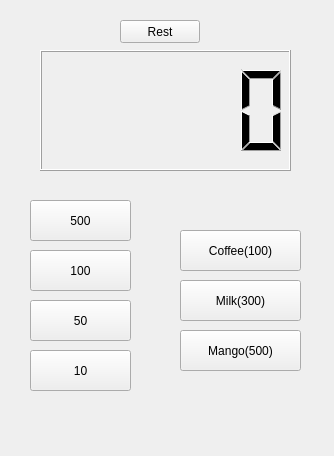
<?xml version="1.0" encoding="UTF-8"?>
<ui version="4.0">
 <class>Widget</class>
 <widget class="QWidget" name="Widget">
  <property name="geometry">
   <rect>
    <x>0</x>
    <y>0</y>
    <width>334</width>
    <height>456</height>
   </rect>
  </property>
  <property name="windowTitle">
   <string>Widget</string>
  </property>
  <widget class="QLCDNumber" name="lcdNumber">
   <property name="geometry">
    <rect>
     <x>40</x>
     <y>50</y>
     <width>251</width>
     <height>121</height>
    </rect>
   </property>
  </widget>
  <widget class="QPushButton" name="pb500">
   <property name="geometry">
    <rect>
     <x>30</x>
     <y>200</y>
     <width>101</width>
     <height>41</height>
    </rect>
   </property>
   <property name="text">
    <string>500</string>
   </property>
  </widget>
  <widget class="QPushButton" name="pb100">
   <property name="geometry">
    <rect>
     <x>30</x>
     <y>250</y>
     <width>101</width>
     <height>41</height>
    </rect>
   </property>
   <property name="text">
    <string>100</string>
   </property>
  </widget>
  <widget class="QPushButton" name="pb50">
   <property name="geometry">
    <rect>
     <x>30</x>
     <y>300</y>
     <width>101</width>
     <height>41</height>
    </rect>
   </property>
   <property name="text">
    <string>50</string>
   </property>
  </widget>
  <widget class="QPushButton" name="pb10">
   <property name="geometry">
    <rect>
     <x>30</x>
     <y>350</y>
     <width>101</width>
     <height>41</height>
    </rect>
   </property>
   <property name="text">
    <string>10</string>
   </property>
  </widget>
  <widget class="QPushButton" name="pbCoffee">
   <property name="geometry">
    <rect>
     <x>180</x>
     <y>230</y>
     <width>121</width>
     <height>41</height>
    </rect>
   </property>
   <property name="text">
    <string>Coffee(100)</string>
   </property>
  </widget>
  <widget class="QPushButton" name="pbMilk">
   <property name="geometry">
    <rect>
     <x>180</x>
     <y>280</y>
     <width>121</width>
     <height>41</height>
    </rect>
   </property>
   <property name="text">
    <string>Milk(300)</string>
   </property>
  </widget>
  <widget class="QPushButton" name="pbMango">
   <property name="geometry">
    <rect>
     <x>180</x>
     <y>330</y>
     <width>121</width>
     <height>41</height>
    </rect>
   </property>
   <property name="text">
    <string>Mango(500)</string>
   </property>
  </widget>
  <widget class="QPushButton" name="pbRerset">
   <property name="geometry">
    <rect>
     <x>120</x>
     <y>20</y>
     <width>80</width>
     <height>23</height>
    </rect>
   </property>
   <property name="text">
    <string>Rest</string>
   </property>
  </widget>
 </widget>
 <layoutdefault spacing="6" margin="11"/>
 <resources/>
 <connections/>
</ui>
